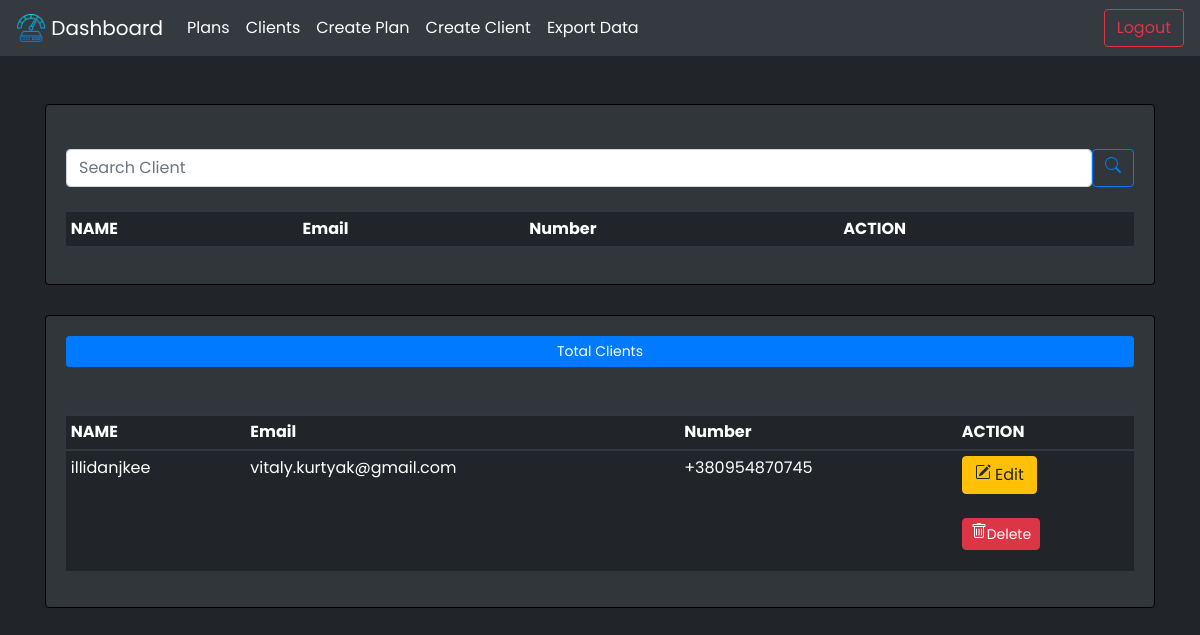
/users/ (signed in), run on the app's committed database.
### plan/models.py (models this page shows)
class Userprofile(models.Model):
    user = models.CharField(max_length=200,unique=True)
    first_name = models.CharField(max_length=20)
    last_name = models.CharField(max_length=20)
    email=models.EmailField(max_length=200,blank=True,null=True)
    address = models.TextField()
    profile_image=models.ImageField(blank=True,null=True, default='images/demo.jpg', upload_to='profiles')
    phoneno = PhoneNumberField(null=False, blank=False, unique=True , default='+38')
    id_proof = models.FileField(upload_to='id_proof', blank=True, null=True, )
    current_plan = models.ForeignKey(Plan, on_delete=models.CASCADE, default='')
    start_date = models.DateField(null=True)
    end_date = models.DateField(null=True)

### plan/views.py (the view)
# urls.py: path('users/',views.users,name="users"),
@login_required(login_url="login")
def users(request):
    search_qurery = ' '
    if request.GET.get('search_query'):
        search_qurery = request.GET.get('search_query')
    users = Userprofile.objects.filter(user__icontains=search_qurery)
    user = Userprofile.objects.all()
    page = request.GET.get('page')
    results = 5
    paginator = Paginator(user, results)
    try:
        user = paginator.page(page)
    except PageNotAnInteger:
        page = 1
        user = paginator.page(page)
    except EmptyPage:
        page = paginator.num_pages
        user = paginator.page(page)
    left = (int(page) - 1)
    if left < 1:
        left = 1
    right = (int(page) + 2)
    if right > paginator.num_pages:
        right = paginator.num_pages + 1
    custom_range = range(left, right)
    context = {'users': users, 'user': user, 'search_qurery': search_qurery, 'paginator': paginator,
               'custom_range': custom_range}
    return render(request, 'users.html', context)

### plan/templates/users.html (shortened to what this page needs)
{% extends 'main.html' %}
{% load static %}
{% block content%}
<div class="container-fluid">
    <br><br>
    <div class="container">
      <div class="card card-body">
        <br>
        <div class="table-responsive">
          <form class="d-flex" action="#" method="get">
            <input class="form-control me-2" type="text" placeholder="Search Client" aria-label="Search" name="search_query" value="{{search_query}}" >
            <button class="btn btn-outline-primary" type="submit">
            </button>
          </form>
          <br>
          <table class="table table-dark   table-hover table-sm ">
            {% if user %}
            <thead class="thead-dark">
              <tr>
                <th scope="col">NAME</th>
                <th scope="col">Email</th>
                <th scope="col">Number</th>
                <th scope="col">ACTION</th>
              </tr>
            </thead>
            {% endif %}
          </table>
          </div>
      </div>
      </div>
</div>
      <div class="container">
      <div class="card card-body">
        <a class="btn btn-primary  btn-sm btn-block" href="{% url 'dashboard' %}">Total Clients</a>
        <br>
        <div class="table-responsive">
          <br>
          <table class="table table-dark  table-hover table-sm ">
            <thead class="thead-dark">
              <tr>
                <th scope="col">NAME</th>
                <th scope="col">Email</th>
                <th scope="col">Number</th>
                <th scope="col">ACTION</th>
              </tr>
            </thead>
            <tbody>
              {% for u in user%}
            <tr>
              <td>{{u.user}}</td>
              <td>{{u.email}}</td>
              <td>{{u.phoneno}}</td>
              <td><a href="{% url 'updateuser' u.user %}"class="btn btn-warning rounded" id=" ">
                Edit</a>
               <br><br>
                <form action="{% url 'deleteuser' u.id %}" method="POST" >
                      <button type="submit" class="btn btn-sm btn-danger rounded mb-3" >Delete
                    </button>
                  </form>
                  </td>
            {% endfor %}
          </table>
          </div>
      </div>
      </div>
{% endblock %}

### templates/main.html (style rules this page uses)
body { background-color: #212529; font-family: 'Playfair Display', serif; font-family: 'Poppins', sans-serif; }

### plan/templates/users.html (style rules this page uses)
.card { background-color:#31363b; border: 1px solid black; margin-bottom: 30px; }

### data on the page
Userprofile: user "illidanjkee", email "vitaly.kurtyak@gmail.com", phoneno "+380954870745"
